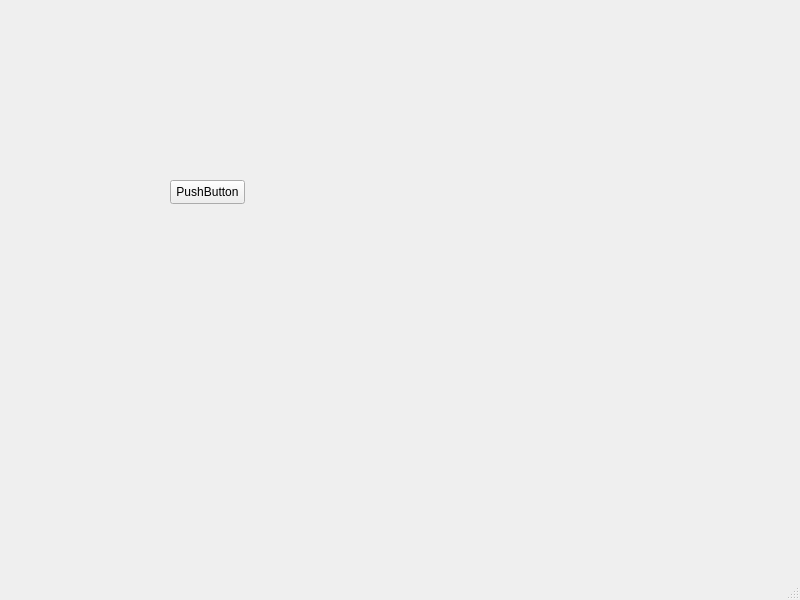
<?xml version="1.0" encoding="UTF-8"?>
<ui version="4.0">
 <class>MainWindow</class>
 <widget class="QMainWindow" name="MainWindow">
  <property name="geometry">
   <rect>
    <x>0</x>
    <y>0</y>
    <width>800</width>
    <height>600</height>
   </rect>
  </property>
  <property name="windowTitle">
   <string>MainWindow</string>
  </property>
  <widget class="QWidget" name="centralwidget">
   <widget class="QPushButton" name="pushButton">
    <property name="geometry">
     <rect>
      <x>170</x>
      <y>180</y>
      <width>75</width>
      <height>24</height>
     </rect>
    </property>
    <property name="text">
     <string>PushButton</string>
    </property>
   </widget>
  </widget>
  <widget class="QMenuBar" name="menubar">
   <property name="geometry">
    <rect>
     <x>0</x>
     <y>0</y>
     <width>800</width>
     <height>22</height>
    </rect>
   </property>
  </widget>
  <widget class="QStatusBar" name="statusbar"/>
 </widget>
 <resources/>
 <connections/>
</ui>
